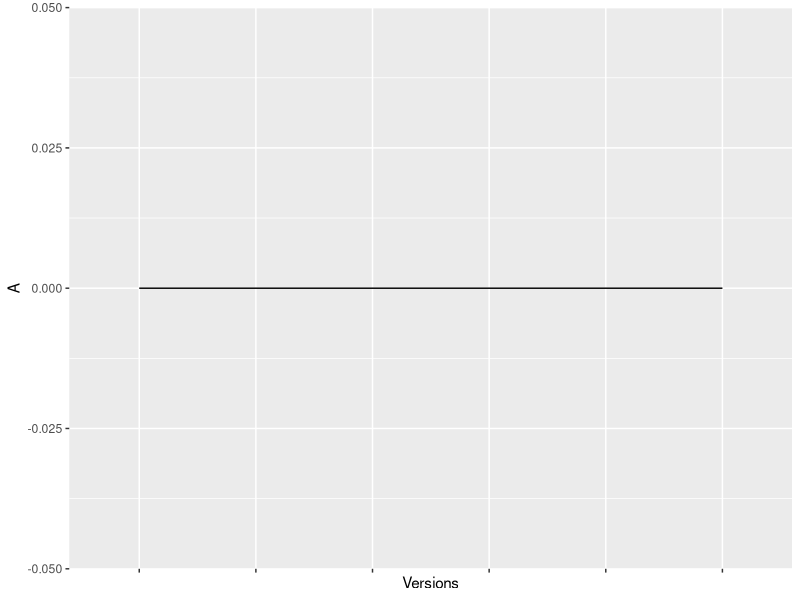
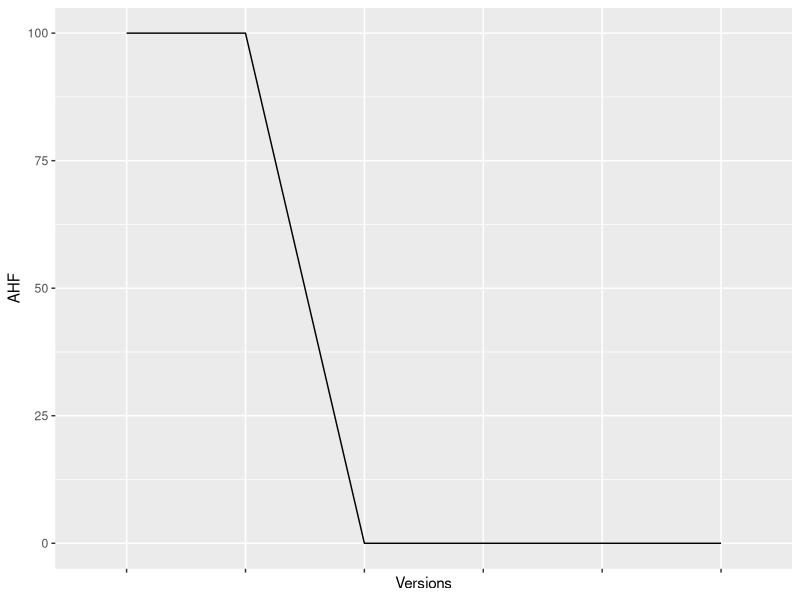
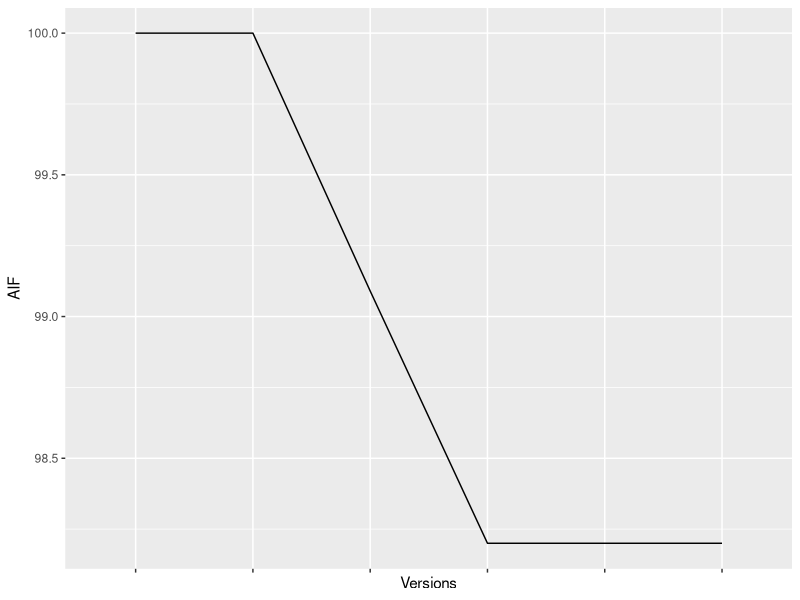
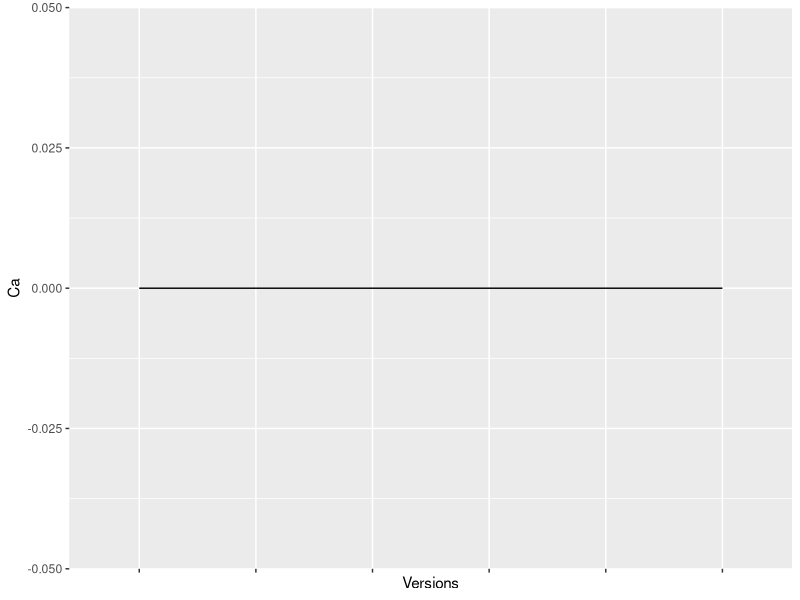
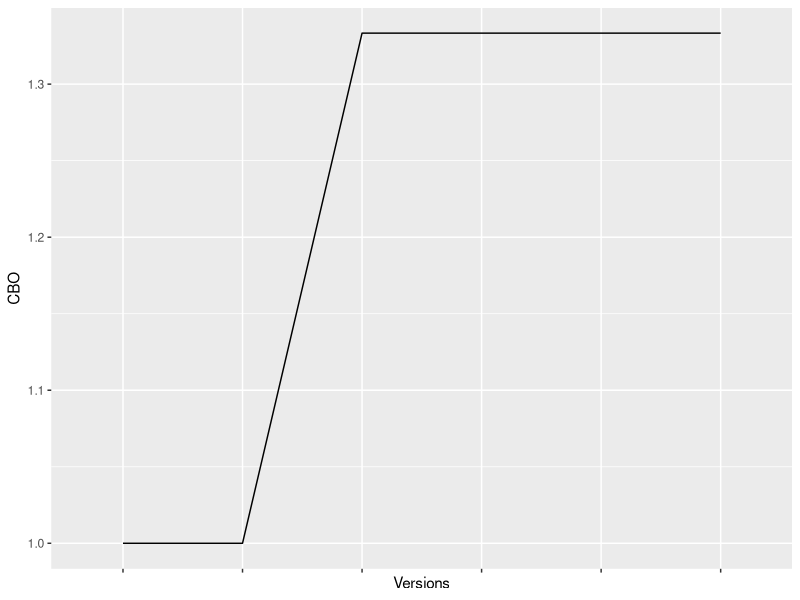
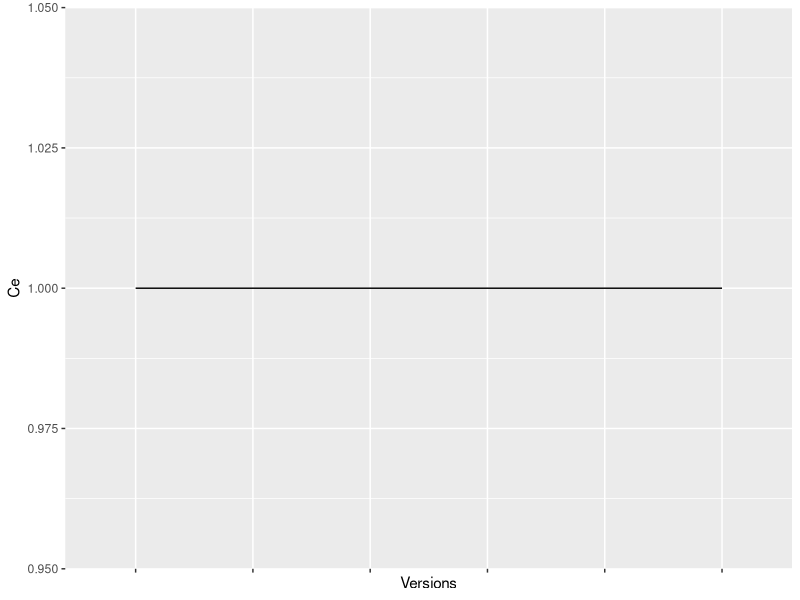
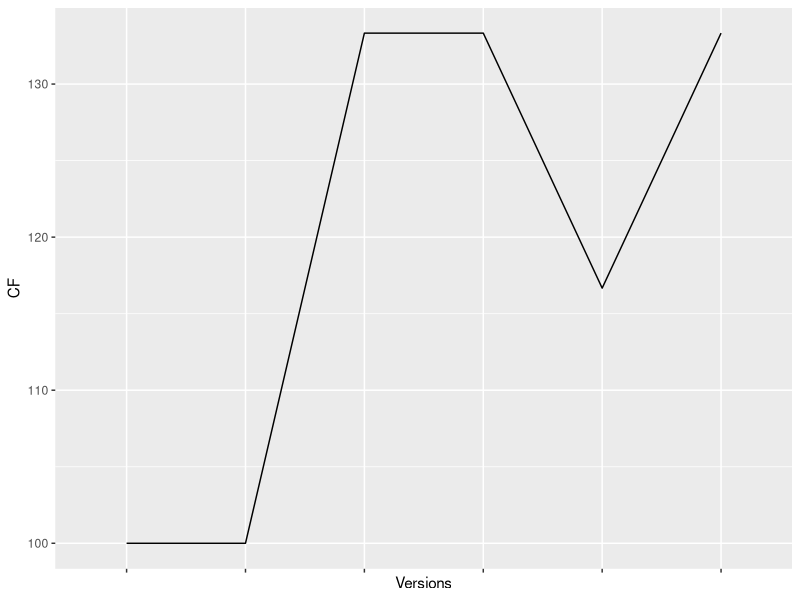
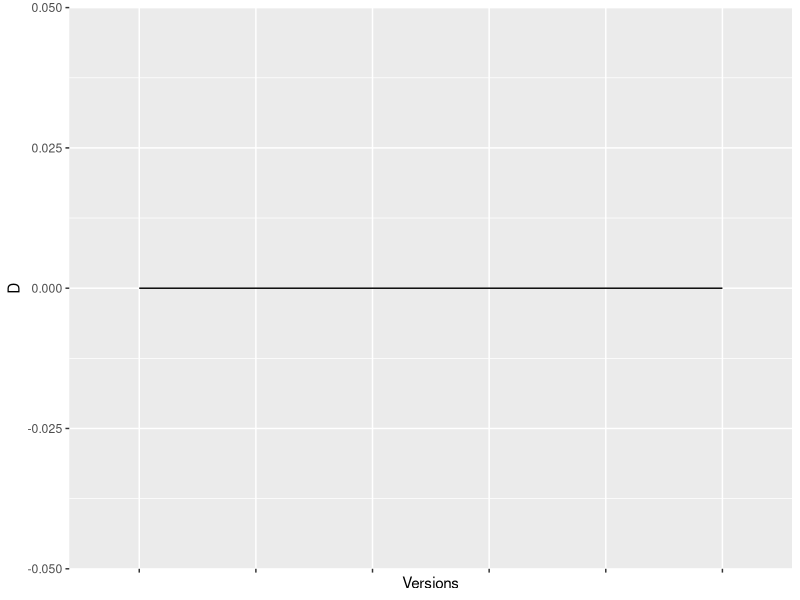

R code for these plots, in order:
rm(list=ls(all=TRUE))

library(ggplot2)

Metrics = read.csv("OverallMetrics.csv")

vNames = c("1.2","1.3","1.4","1.5.2","1.6","1.7")

versions = c(vNames)

AHF_values = c(Metrics$AHF)

AHF = data.frame(versions, AHF_values)

AHF_plot <- ggplot(data=AHF, aes(x = factor(AHF$versions), y = AHF$AHF_values, group=1)) + xlab("Versions") + ylab("AHF") + theme(axis.text.x = element_blank())

AHF_plot <- AHF_plot + geom_line()

PF_values = c(Metrics$PF)

PF = data.frame(versions, PF_values)

PF_plot <- ggplot(data=PF, aes(x = factor(PF$versions), y = PF$PF_values, group=1)) + xlab("Versions") + ylab("PF") + theme(axis.text.x = element_blank())

PF_plot <- PF_plot + geom_line()

CBO_values = c(Metrics$CBO)

CBO = data.frame(versions, CBO_values)

CBO_plot <- ggplot(data=CBO, aes(x = factor(CBO$versions), y = CBO$CBO_values, group=1)) + xlab("Versions") + ylab("CBO") + theme(axis.text.x = element_blank())

CBO_plot <- CBO_plot + geom_line()

DIT_values = c(Metrics$DIT)

DIT = data.frame(versions, DIT_values)

DIT_plot <- ggplot(data=DIT, aes(x = factor(DIT$versions), y = DIT$DIT_values, group=1)) + xlab("Versions") + ylab("DIT") + theme(axis.text.x = element_blank())

DIT_plot <- DIT_plot + geom_line()

LCOM_values = c(Metrics$LCOM)

LCOM = data.frame(versions, LCOM_values)

LCOM_plot <- ggplot(data=LCOM, aes(x = factor(LCOM$versions), y = LCOM$LCOM_values, group=1)) + xlab("Versions") + ylab("LCOM") + theme(axis.text.x = element_blank())

LCOM_plot <- LCOM_plot + geom_line()

NOC_values = c(Metrics$NOC)

NOC = data.frame(versions, NOC_values)

NOC_plot <- ggplot(data=NOC, aes(x = factor(NOC$versions), y = NOC$NOC_values, group=1)) + xlab("Versions") + ylab("NOC") + theme(axis.text.x = element_blank())

NOC_plot <- NOC_plot + geom_line()

RFC_values = c(Metrics$RFC)

RFC = data.frame(versions, RFC_values)

RFC_plot <- ggplot(data=RFC, aes(x = factor(RFC$versions), y = RFC$RFC_values, group=1)) + xlab("Versions") + ylab("RFC") + theme(axis.text.x = element_blank())

RFC_plot <- RFC_plot + geom_line()


WMC_values = c(Metrics$WMC)

WMC = data.frame(versions, WMC_values)

WMC_plot <- ggplot(data=WMC, aes(x = factor(WMC$versions), y = WMC$WMC_values, group=1)) + xlab("Versions") + ylab("WMC") + theme(axis.text.x = element_blank())

WMC_plot <- WMC_plot + geom_line()

A_values = c(Metrics$A)

A = data.frame(versions, A_values)

A_plot <- ggplot(data=A, aes(x = factor(A$versions), y = A$A_values, group=1)) + xlab("Versions") + ylab("A") + theme(axis.text.x = element_blank())

A_plot <- A_plot + geom_line()

Ca_values = c(Metrics$Ca)

Ca = data.frame(versions, Ca_values)

Ca_plot <- ggplot(data=Ca, aes(x = factor(Ca$versions), y = Ca$Ca_values, group=1)) + xlab("Versions") + ylab("Ca") + theme(axis.text.x = element_blank())

Ca_plot <- Ca_plot + geom_line()

Ce_values = c(Metrics$Ce)

Ce = data.frame(versions, Ce_values)

Ce_plot <- ggplot(data=Ce, aes(x = factor(Ce$versions), y = Ce$Ce_values, group=1)) + xlab("Versions") + ylab("Ce") + theme(axis.text.x = element_blank())

Ce_plot <- Ce_plot + geom_line()

D_values = c(Metrics$D)

D = data.frame(versions, D_values)

D_plot <- ggplot(data=D, aes(x = factor(D$versions), y = D$D_values, group=1)) + xlab("Versions") + ylab("D") + theme(axis.text.x = element_blank())

D_plot <- D_plot + geom_line()

I_values = c(Metrics$I)

I = data.frame(versions, I_values)

I_plot <- ggplot(data=I, aes(x = factor(I$versions), y = I$I_values, group=1)) + xlab("Versions") + ylab("I") + theme(axis.text.x = element_blank())

I_plot <- I_plot + geom_line()

AIF_values = c(Metrics$AIF)

AIF = data.frame(versions, AIF_values)

AIF_plot <- ggplot(data=AIF, aes(x = factor(AIF$versions), y = AIF$AIF_values, group=1)) + xlab("Versions") + ylab("AIF") + theme(axis.text.x = element_blank())

AIF_plot <- AIF_plot + geom_line()

CF_values = c(Metrics$CF)

CF = data.frame(versions, CF_values)

CF_plot <- ggplot(data=CF, aes(x = factor(CF$versions), y = CF$CF_values, group=1)) + xlab("Versions") + ylab("CF") + theme(axis.text.x = element_blank())

CF_plot <- CF_plot + geom_line()

MHF_values = c(Metrics$MHF)

MHF = data.frame(versions, MHF_values)

MHF_plot <- ggplot(data=MHF, aes(x = factor(MHF$versions), y = MHF$MHF_values, group=1)) + xlab("Versions") + ylab("MHF") + theme(axis.text.x = element_blank())

MHF_plot <- MHF_plot + geom_line()

MIF_values = c(Metrics$MIF)

MIF = data.frame(versions, MIF_values)

MIF_plot <- ggplot(data=MIF, aes(x = factor(MIF$versions), y = MIF$MIF_values, group=1)) + xlab("Versions") + ylab("MIF") + theme(axis.text.x = element_blank())

MIF_plot <- MIF_plot + geom_line()